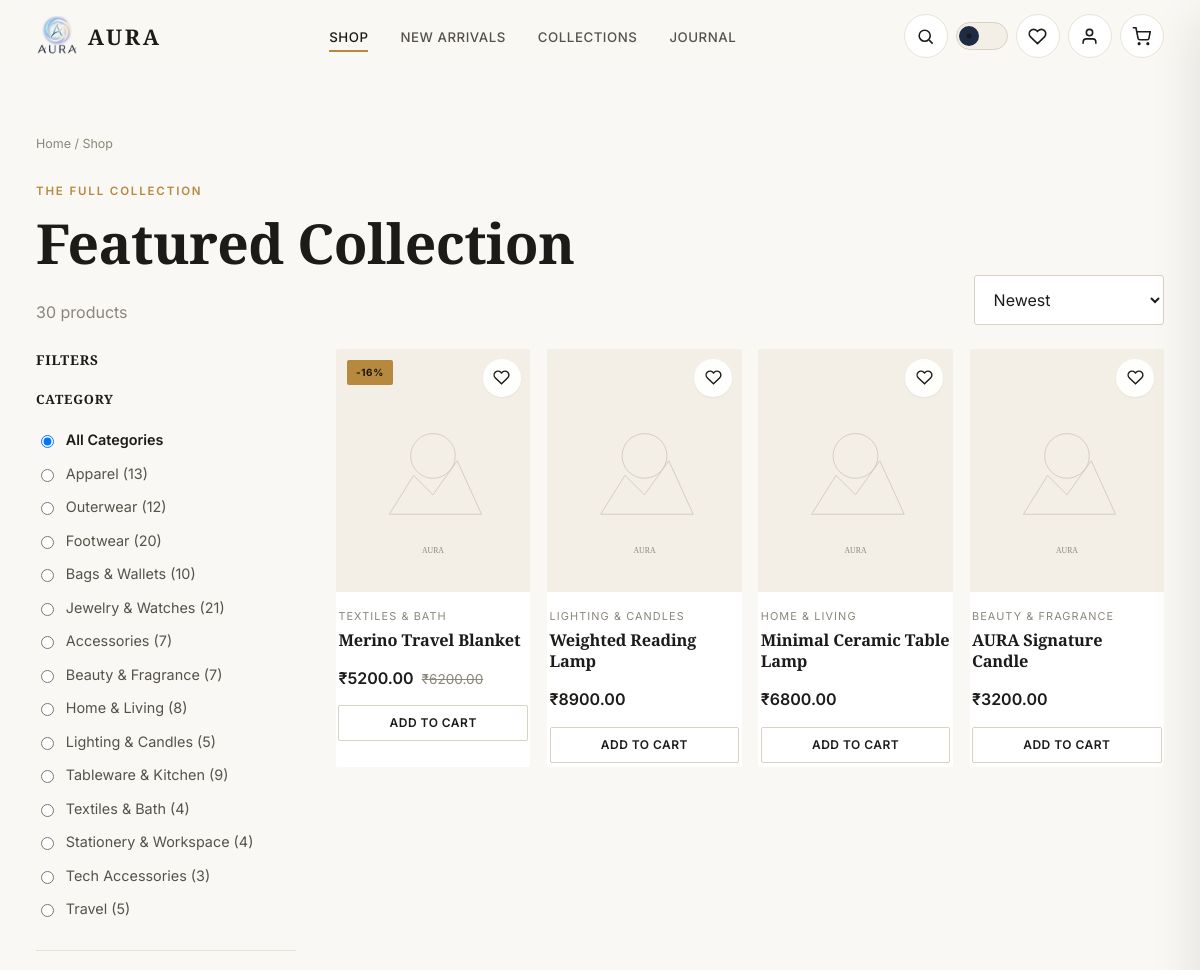
/shop/?collection=featured&page=2 (upper part), run on an earlier commit of the app's database.
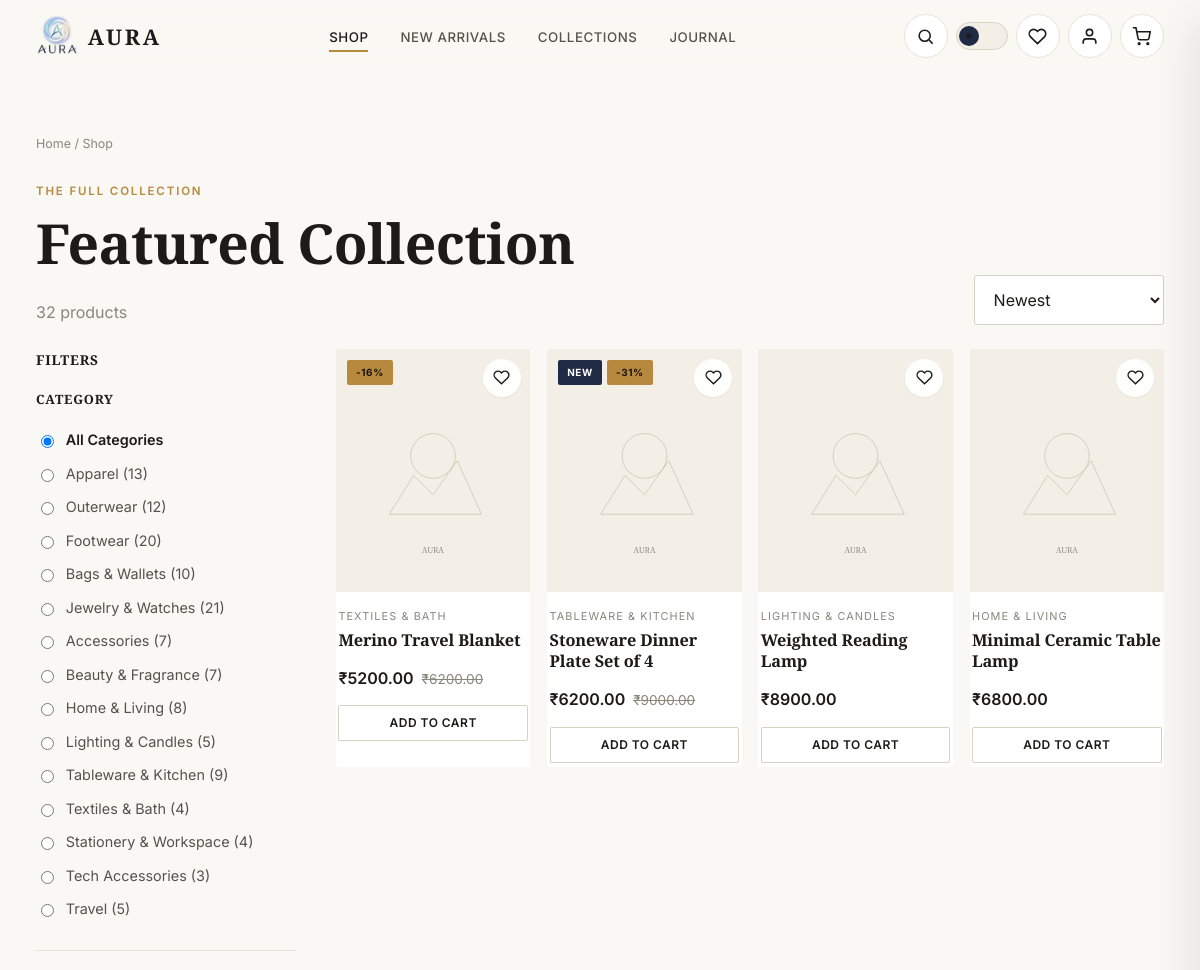
And on a later commit of the database.
### store/models.py (models this page shows, shortened)
class Category(models.Model):
    name = models.CharField(max_length=100, unique=True)
    slug = models.SlugField(max_length=120, unique=True, blank=True)
    description = models.TextField(blank=True)
    image_url = models.URLField(blank=True, help_text='External editorial image representing this category.')
    display_order = models.PositiveIntegerField(default=0)
    is_active = models.BooleanField(default=True)
    created_at = models.DateTimeField(auto_now_add=True)
    class Meta:
        verbose_name_plural = 'Categories'
        ordering = ['display_order', 'name']
    def get_absolute_url(self):
        return reverse('store:category_detail', kwargs={'slug': self.slug})
    @property
    def product_count(self):
        return self.products.filter(is_active=True).count()

class Product(models.Model):
    name = models.CharField(max_length=200)
    slug = models.SlugField(max_length=220, unique=True, blank=True)
    category = models.ForeignKey(Category, on_delete=models.SET_NULL, null=True, related_name='products')
    short_description = models.CharField(max_length=250, blank=True)
    description = models.TextField()
    price = models.DecimalField(max_digits=10, decimal_places=2, validators=[MinValueValidator(0)])
    compare_at_price = models.DecimalField(
        max_digits=10, decimal_places=2, null=True, blank=True,
        help_text='Original price to display as struck-through, if this item is discounted.'
    )
    sku = models.CharField(max_length=40, unique=True)
    stock_quantity = models.PositiveIntegerField(default=0)
    image = models.ImageField(upload_to='products/', blank=True, null=True)
    image_url = models.URLField(blank=True, help_text='Fallback external image URL if no file uploaded.')
    is_featured = models.BooleanField(default=False)
    is_new_arrival = models.BooleanField(default=False)
    is_active = models.BooleanField(default=True)
    material = models.CharField(max_length=120, blank=True)
    weight = models.CharField(max_length=60, blank=True, help_text='Display weight, e.g. "180g"')
    created_at = models.DateTimeField(auto_now_add=True)
    updated_at = models.DateTimeField(auto_now=True)
    class Meta:
        ordering = ['-created_at']
        indexes = [
            models.Index(fields=['slug']),
            models.Index(fields=['is_active', 'is_featured']),
            models.Index(fields=['is_active', 'is_new_arrival']),
        ]
    def get_absolute_url(self):
        return reverse('store:product_detail', kwargs={'slug': self.slug})
    @property
    def display_image(self):
        if self.image:
            return self.image.url
        if self.image_url:
            return self.image_url
        return ''
    @property
    def is_on_sale(self):
        return bool(self.compare_at_price and self.compare_at_price > self.price)
    @property
    def discount_percent(self):
        if self.is_on_sale:
            return round((1 - (self.price / self.compare_at_price)) * 100)
        return 0
    @property
    def average_rating(self):
        agg = self.reviews.aggregate(avg=models.Avg('rating'))
        return round(agg['avg'] or 0, 1)
    @property
    def review_count(self):
        return self.reviews.count()
    @property
    def has_variants(self):
        return self.variants.filter(is_active=True).exists()

### store/views.py (the view)
# urls.py: path('shop/', views.shop, name='shop'),
@require_GET
def shop(request):
    base_qs = Product.objects.filter(is_active=True).select_related('category')
    qs, active_filters = _apply_filters_and_sort(request, base_qs)
    paginator = Paginator(qs, 12)
    page_number = request.GET.get('page')
    page_obj = paginator.get_page(page_number)
    categories = Category.objects.filter(is_active=True)
    querydict = request.GET.copy()
    querydict.pop('page', None)
    querystring = querydict.urlencode()
    context = {
        'page_obj': page_obj,
        'products': page_obj.object_list,
        'categories': categories,
        'active_filters': active_filters,
        'querystring': querystring,
        'result_count': paginator.count,
    }
    return render(request, 'store/shop.html', context)

### cart/context_processors.py (called while the page is built)
def cart_context(request):
    cart = getattr(request, 'cart', None)
    if cart is None:
        return {'cart_item_count': 0}
    return {'cart_item_count': cart.total_items}

### cart/models.py (called while the page is built)
    @property
    def items_qs(self):
        return self.items.select_related('product', 'product__category').all()

    @property
    def total_items(self):
        return sum(item.quantity for item in self.items_qs)

### core/context_processors.py (called while the page is built)
def site_context(request):
    from store.models import Category
    return {
        'SITE_NAME': 'AURA',
        'SITE_TAGLINE': 'Find Your Kind of Extraordinary.',
        'footer_categories': Category.objects.filter(is_active=True)[:5],
    }

### notifications/context_processors.py (called while the page is built)
def notifications_context(request):
    if request.user.is_authenticated:
        count = request.user.notifications.filter(is_read=False).count()
        return {'unread_notification_count': count}
    return {'unread_notification_count': 0}

### wishlist/context_processors.py (called while the page is built)
def wishlist_context(request):
    if request.user.is_authenticated:
        ids = list(request.user.wishlist_items.values_list('product_id', flat=True))
        return {'wishlist_product_ids': ids, 'wishlist_count': len(ids)}
    return {'wishlist_product_ids': [], 'wishlist_count': 0}

### templates/store/shop.html (shortened to what this page needs)
{% extends 'base.html' %}
{% block content %}
<section class="section container">
  <div class="breadcrumbs"><a href="{% url 'core:home' %}">Home</a> / Shop</div>
  <div class="section-head">
    <div>
      <span class="eyebrow">The Full Collection</span>
      {% if active_filters.q %}
        <h1>Results for "{{ active_filters.q }}"</h1>
      {% elif active_filters.collection == 'new' %}
        <h1>New Arrivals</h1>
      {% elif active_filters.collection == 'featured' %}
        <h1>Featured Collection</h1>
      {% else %}
        <h1>Shop All</h1>
      {% endif %}
      <p class="text-muted">{{ result_count }} product{{ result_count|pluralize }}</p>
    </div>
    <div style="display:flex; gap:0.75rem; align-items:center;">
      <form method="get" id="sort-form">
        <select name="sort" class="input" data-sort-select style="min-width:180px;">
          <option value="newest" {% if active_filters.sort == 'newest' %}selected{% endif %}>Newest</option>
        </select>
      </form>
    </div>
  </div>
  <div class="shop-layout">
    <aside class="shop-filters">
      <div style="display:flex; justify-content:space-between; align-items:center; margin-bottom:1.25rem;">
        <h4 style="margin:0; text-transform:uppercase; font-size:0.85rem; letter-spacing:0.06em;">Filters</h4>
      </div>
      <form method="get" id="filter-form">
        <div class="filter-block">
          <h4>Category</h4>
          <label class="filter-option {% if not active_filters.category %}is-active{% endif %}">
            <input type="radio" name="category" value="" {% if not active_filters.category %}checked{% endif %} onchange="this.form.submit()"> All Categories
          </label>
          {% for c in categories %}
            <label class="filter-option {% if active_filters.category == c.slug %}is-active{% endif %}">
              <input type="radio" name="category" value="{{ c.slug }}" {% if active_filters.category == c.slug %}checked{% endif %} onchange="this.form.submit()"> {{ c.name }} ({{ c.product_count }})
            </label>
          {% endfor %}
        </div>
      </form>
    </aside>
    <div>
      {% if products %}
        <div class="product-grid">
          {% for product in products %}
            {% include 'includes/product_card.html' with product=product %}
          {% endfor %}
        </div>
      {% endif %}
    </div>
  </div>
</section>
{% endblock %}

### templates/includes/product_card.html (shortened to what this page needs)
{% load static %}
<article class="product-card reveal">
  <div class="media">
    <a href="{{ product.get_absolute_url }}" tabindex="-1" aria-hidden="true">
      {% if product.display_image %}
        <img src="{{ product.display_image }}" alt="{{ product.name }}" loading="lazy" onerror="this.onerror=null;this.src='{% static 'images/product-fallback.svg' %}';">
      {% else %}
        <img src="{% static 'images/product-fallback.svg' %}" alt="{{ product.name }}" loading="lazy">
      {% endif %}
    </a>
    <div class="badges">
      {% if product.is_new_arrival %}<span class="badge">New</span>{% endif %}
      {% if product.is_on_sale %}<span class="badge badge-gold">-{{ product.discount_percent }}%</span>{% endif %}
    </div>
    {% if request.user.is_authenticated %}
      <button type="button" class="wishlist-btn {% if product.id in wishlist_product_ids %}is-active{% endif %}"
        data-wishlist-toggle="{% url 'wishlist:toggle_wishlist' product.id %}"
        aria-pressed="{% if product.id in wishlist_product_ids %}true{% else %}false{% endif %}"
        aria-label="Toggle wishlist for {{ product.name }}">
        <svg width="17" height="17" viewBox="0 0 24 24" fill="{% if product.id in wishlist_product_ids %}currentColor{% else %}none{% endif %}" stroke="currentColor" stroke-width="2"><path d="M20.8 4.6a5.5 5.5 0 0 0-7.8 0L12 5.6l-1-1a5.5 5.5 0 0 0-7.8 7.8l1 1L12 21l7.8-7.6 1-1a5.5 5.5 0 0 0 0-7.8z"/></svg>
      </button>
    {% else %}
      <a href="{% url 'accounts:login' %}?next={{ request.path }}" class="wishlist-btn" aria-label="Login to save to wishlist">
        <svg width="17" height="17" viewBox="0 0 24 24" fill="none" stroke="currentColor" stroke-width="2"><path d="M20.8 4.6a5.5 5.5 0 0 0-7.8 0L12 5.6l-1-1a5.5 5.5 0 0 0-7.8 7.8l1 1L12 21l7.8-7.6 1-1a5.5 5.5 0 0 0 0-7.8z"/></svg>
      </a>
    {% endif %}
  </div>
  <div class="body">
    {% if product.category %}<span class="cat">{{ product.category.name }}</span>{% endif %}
    <h3 class="name"><a href="{{ product.get_absolute_url }}">{{ product.name }}</a></h3>
    <div class="price-row">
      <span class="price">₹{{ product.price|floatformat:2 }}</span>
      {% if product.is_on_sale %}<span class="compare-price">₹{{ product.compare_at_price|floatformat:2 }}</span>{% endif %}
    </div>
    {% if product.has_variants %}
      <a href="{{ product.get_absolute_url }}" class="btn btn-outline btn-sm btn-block" style="margin-top:0.6rem;">Select Options</a>
    {% else %}
      <form data-add-to-cart action="{% url 'cart:add_to_cart' product.id %}" method="post" style="margin-top:0.6rem;">
        <button type="submit" class="btn btn-outline btn-sm btn-block" {% if product.stock_quantity == 0 %}disabled{% endif %}>
          {% if product.stock_quantity == 0 %}Out of Stock{% else %}Add to Cart{% endif %}
        </button>
      </form>
    {% endif %}
  </div>
</article>

What changed in the data, as far as the page shows it:
no longer on this page (row edited): Product: category.name "BEAUTY & FRAGRANCE", name "AURA Signature Candle", price "3200.00", stock_quantity "ADD TO CART"
now on this page (row edited): Product: is_new_arrival "NEW", discount_percent "31", category.name "TABLEWARE & KITCHEN", name "Stoneware Dinner Plate Set of 4", price "6200.00", compare_at_price "9000.00", stock_quantity "ADD TO CART"
Also different on the page:
{{ result_count }}: "30" → "32"
